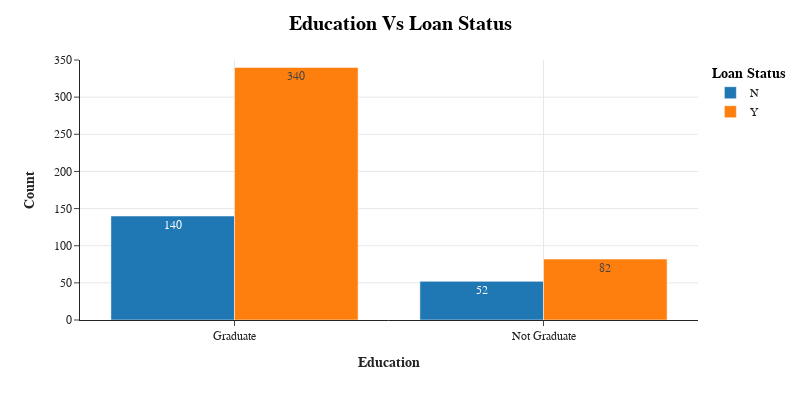
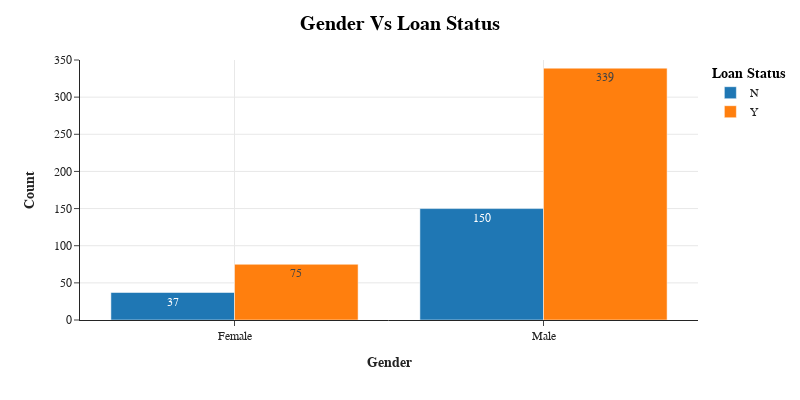
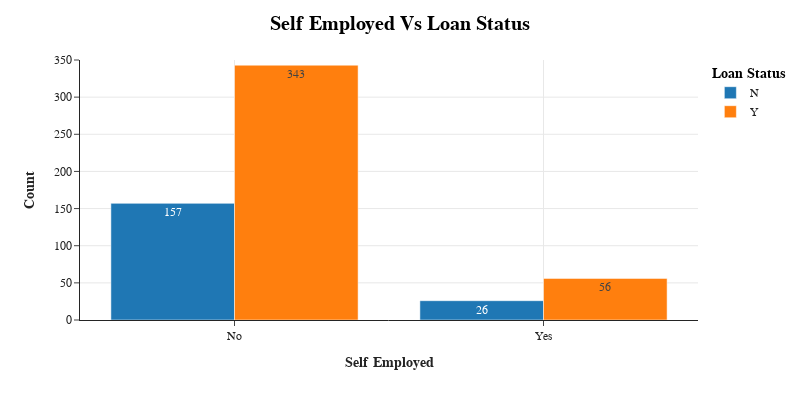
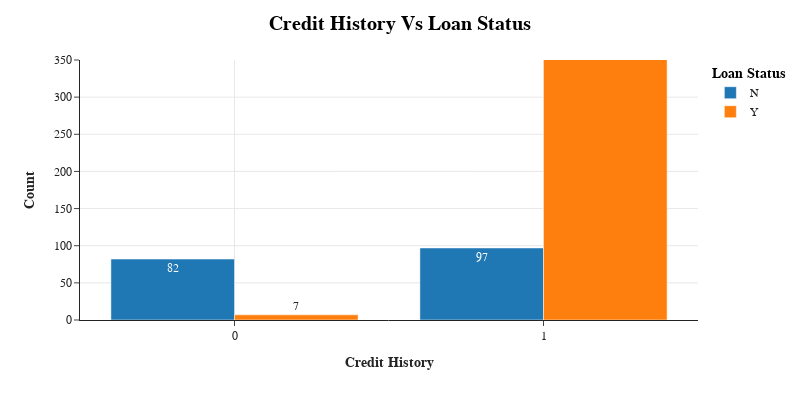

The cell these charts' notebook holds for them, in order:
### Markdown cell above
**Analysis - Impact of Gender, Education, Self Employed and Credit History on Loan Status**

### Code cell
Education_loan_data=df_loan_data[['Education', 'Loan_Status']].groupby(['Education', 'Loan_Status']).agg(Count = ('Loan_Status','count')).reset_index()
Gender_loan_data=df_loan_data[['Gender', 'Loan_Status']].groupby(['Gender', 'Loan_Status']).agg(Count = ('Loan_Status','count')).reset_index()
Self_Employed_loan_data=df_loan_data[['Self_Employed', 'Loan_Status']].groupby(['Self_Employed', 'Loan_Status']).agg(Count = ('Loan_Status','count')).reset_index()
Credit_History_loan_data=df_loan_data[['Credit_History', 'Loan_Status']].groupby(['Credit_History', 'Loan_Status']).agg(Count = ('Loan_Status','count')).reset_index()

for col in ['Education','Gender','Self_Employed','Credit_History']:
  print('\n\n')
  df=col+'_loan_data'
  df = pd.DataFrame(eval(df))
  col_label = col.replace("_", " " )
  fig1=px.bar(data_frame=df, x=col, y='Count', color='Loan_Status', barmode='group', text_auto=True, template='simple_white')

  fig1.update_layout(yaxis_range=[0,350])  
  fig1.update_yaxes(showgrid=True)
  fig1.update_xaxes(showgrid=True)   
    
  fig1.update_layout(height=400,width=800,
      title=f'<b>{col_label} Vs Loan Status</b>',
      font_family="Times New Roman",
      title_font_family="Times New Roman",
      title_font_color="#000000",
      title_font_size=20,
      title_xanchor="center",
      title_x=0.5,
      xaxis_title=f"<b>{col_label}</b>",
      yaxis_title="<b>Count</b>",
      legend_title='<b>Loan Status</b>',
      legend_title_font_color="#000000",
      plot_bgcolor ='#ffffff'
  )
  fig1.show()

### Figure 1 — Plotly figure (JSON) as saved in the notebook; plotly's stock layout.template omitted (floating-point values rounded to 4 significant figures)
{"data": [{"alignmentgroup": "True", "hovertemplate": "Loan_Status=N<br>Education=%{x}<br>Count=%{y}<extra></extra>", "legendgroup": "N", "marker": {"color": "#1F77B4", "pattern": {"shape": ""}}, "name": "N", "offsetgroup": "N", "orientation": "v", "showlegend": true, "textposition": "auto", "texttemplate": "%{y}", "type": "bar", "x": ["Graduate", "Not Graduate"], "xaxis": "x", "y": [140, 52], "yaxis": "y"}, {"alignmentgroup": "True", "hovertemplate": "Loan_Status=Y<br>Education=%{x}<br>Count=%{y}<extra></extra>", "legendgroup": "Y", "marker": {"color": "#FF7F0E", "pattern": {"shape": ""}}, "name": "Y", "offsetgroup": "Y", "orientation": "v", "showlegend": true, "textposition": "auto", "texttemplate": "%{y}", "type": "bar", "x": ["Graduate", "Not Graduate"], "xaxis": "x", "y": [340, 82], "yaxis": "y"}], "layout": {"barmode": "group", "font": {"family": "Times New Roman"}, "height": 400, "legend": {"title": {"font": {"color": "#000000"}, "text": "<b>Loan Status</b>"}, "tracegroupgap": 0}, "margin": {"t": 60}, "plot_bgcolor": "#ffffff", "title": {"font": {"color": "#000000", "family": "Times New Roman", "size": 20}, "text": "<b>Education Vs Loan Status</b>", "x": 0.5, "xanchor": "center"}, "width": 800, "xaxis": {"anchor": "y", "autorange": true, "domain": [0, 1], "range": [-0.5, 1.5], "showgrid": true, "title": {"text": "<b>Education</b>"}, "type": "category"}, "yaxis": {"anchor": "x", "domain": [0, 1], "range": [0, 350], "showgrid": true, "title": {"text": "<b>Count</b>"}, "type": "linear"}}}

### Figure 2 — Plotly figure (JSON) as saved in the notebook; plotly's stock layout.template omitted (floating-point values rounded to 4 significant figures)
{"data": [{"alignmentgroup": "True", "hovertemplate": "Loan_Status=N<br>Gender=%{x}<br>Count=%{y}<extra></extra>", "legendgroup": "N", "marker": {"color": "#1F77B4", "pattern": {"shape": ""}}, "name": "N", "offsetgroup": "N", "orientation": "v", "showlegend": true, "textposition": "auto", "texttemplate": "%{y}", "type": "bar", "x": ["Female", "Male"], "xaxis": "x", "y": [37, 150], "yaxis": "y"}, {"alignmentgroup": "True", "hovertemplate": "Loan_Status=Y<br>Gender=%{x}<br>Count=%{y}<extra></extra>", "legendgroup": "Y", "marker": {"color": "#FF7F0E", "pattern": {"shape": ""}}, "name": "Y", "offsetgroup": "Y", "orientation": "v", "showlegend": true, "textposition": "auto", "texttemplate": "%{y}", "type": "bar", "x": ["Female", "Male"], "xaxis": "x", "y": [75, 339], "yaxis": "y"}], "layout": {"barmode": "group", "font": {"family": "Times New Roman"}, "height": 400, "legend": {"title": {"font": {"color": "#000000"}, "text": "<b>Loan Status</b>"}, "tracegroupgap": 0}, "margin": {"t": 60}, "plot_bgcolor": "#ffffff", "title": {"font": {"color": "#000000", "family": "Times New Roman", "size": 20}, "text": "<b>Gender Vs Loan Status</b>", "x": 0.5, "xanchor": "center"}, "width": 800, "xaxis": {"anchor": "y", "autorange": true, "domain": [0, 1], "range": [-0.5, 1.5], "showgrid": true, "title": {"text": "<b>Gender</b>"}, "type": "category"}, "yaxis": {"anchor": "x", "domain": [0, 1], "range": [0, 350], "showgrid": true, "title": {"text": "<b>Count</b>"}, "type": "linear"}}}

### Figure 3 — Plotly figure (JSON) as saved in the notebook; plotly's stock layout.template omitted (floating-point values rounded to 4 significant figures)
{"data": [{"alignmentgroup": "True", "hovertemplate": "Loan_Status=N<br>Self_Employed=%{x}<br>Count=%{y}<extra></extra>", "legendgroup": "N", "marker": {"color": "#1F77B4", "pattern": {"shape": ""}}, "name": "N", "offsetgroup": "N", "orientation": "v", "showlegend": true, "textposition": "auto", "texttemplate": "%{y}", "type": "bar", "x": ["No", "Yes"], "xaxis": "x", "y": [157, 26], "yaxis": "y"}, {"alignmentgroup": "True", "hovertemplate": "Loan_Status=Y<br>Self_Employed=%{x}<br>Count=%{y}<extra></extra>", "legendgroup": "Y", "marker": {"color": "#FF7F0E", "pattern": {"shape": ""}}, "name": "Y", "offsetgroup": "Y", "orientation": "v", "showlegend": true, "textposition": "auto", "texttemplate": "%{y}", "type": "bar", "x": ["No", "Yes"], "xaxis": "x", "y": [343, 56], "yaxis": "y"}], "layout": {"barmode": "group", "font": {"family": "Times New Roman"}, "height": 400, "legend": {"title": {"font": {"color": "#000000"}, "text": "<b>Loan Status</b>"}, "tracegroupgap": 0}, "margin": {"t": 60}, "plot_bgcolor": "#ffffff", "title": {"font": {"color": "#000000", "family": "Times New Roman", "size": 20}, "text": "<b>Self Employed Vs Loan Status</b>", "x": 0.5, "xanchor": "center"}, "width": 800, "xaxis": {"anchor": "y", "autorange": true, "domain": [0, 1], "range": [-0.5, 1.5], "showgrid": true, "title": {"text": "<b>Self Employed</b>"}, "type": "category"}, "yaxis": {"anchor": "x", "domain": [0, 1], "range": [0, 350], "showgrid": true, "title": {"text": "<b>Count</b>"}, "type": "linear"}}}

### Figure 4 — Plotly figure (JSON) as saved in the notebook; plotly's stock layout.template omitted (floating-point values rounded to 4 significant figures)
{"data": [{"alignmentgroup": "True", "hovertemplate": "Loan_Status=N<br>Credit_History=%{x}<br>Count=%{y}<extra></extra>", "legendgroup": "N", "marker": {"color": "#1F77B4", "pattern": {"shape": ""}}, "name": "N", "offsetgroup": "N", "orientation": "v", "showlegend": true, "textposition": "auto", "texttemplate": "%{y}", "type": "bar", "x": [0, 1], "xaxis": "x", "y": [82, 97], "yaxis": "y"}, {"alignmentgroup": "True", "hovertemplate": "Loan_Status=Y<br>Credit_History=%{x}<br>Count=%{y}<extra></extra>", "legendgroup": "Y", "marker": {"color": "#FF7F0E", "pattern": {"shape": ""}}, "name": "Y", "offsetgroup": "Y", "orientation": "v", "showlegend": true, "textposition": "auto", "texttemplate": "%{y}", "type": "bar", "x": [0, 1], "xaxis": "x", "y": [7, 378], "yaxis": "y"}], "layout": {"barmode": "group", "font": {"family": "Times New Roman"}, "height": 400, "legend": {"title": {"font": {"color": "#000000"}, "text": "<b>Loan Status</b>"}, "tracegroupgap": 0}, "margin": {"t": 60}, "plot_bgcolor": "#ffffff", "title": {"font": {"color": "#000000", "family": "Times New Roman", "size": 20}, "text": "<b>Credit History Vs Loan Status</b>", "x": 0.5, "xanchor": "center"}, "width": 800, "xaxis": {"anchor": "y", "autorange": true, "domain": [0, 1], "range": [-0.5, 1.5], "showgrid": true, "title": {"text": "<b>Credit History</b>"}, "type": "linear"}, "yaxis": {"anchor": "x", "domain": [0, 1], "range": [0, 350], "showgrid": true, "title": {"text": "<b>Count</b>"}, "type": "linear"}}}
